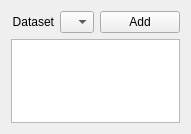
           <widget class="QWidget" name="dtst_wdg">
            <property name="geometry">
             <rect>
              <x>0</x>
              <y>0</y>
              <width>191</width>
              <height>134</height>
             </rect>
            </property>
            <attribute name="label">
             <string>Dataset - None</string>
            </attribute>
            <layout class="QGridLayout" name="gridLayout_6">
             <item row="0" column="0">
              <layout class="QGridLayout" name="dtst_grid_lyt" columnstretch="0,1,0">
               <property name="sizeConstraint">
                <enum>QLayout::SetMinimumSize</enum>
               </property>
               <item row="1" column="0" colspan="3">
                <widget class="QListWidget" name="dtst_lw"/>
               </item>
               <item row="0" column="0">
                <widget class="QLabel" name="dtst_lbl">
                 <property name="text">
                  <string>Dataset</string>
                 </property>
                 <property name="alignment">
                  <set>Qt::AlignRight|Qt::AlignTrailing|Qt::AlignVCenter</set>
                 </property>
                </widget>
               </item>
               <item row="0" column="1">
                <widget class="QComboBox" name="dtst_cb">
                 <property name="sizePolicy">
                  <sizepolicy hsizetype="Minimum" vsizetype="Fixed">
                   <horstretch>0</horstretch>
                   <verstretch>0</verstretch>
                  </sizepolicy>
                 </property>
                 <property name="sizeAdjustPolicy">
                  <enum>QComboBox::AdjustToMinimumContentsLength</enum>
                 </property>
                </widget>
               </item>
               <item row="0" column="2">
                <widget class="QPushButton" name="adddtst_btn">
                 <property name="focusPolicy">
                  <enum>Qt::NoFocus</enum>
                 </property>
                 <property name="text">
                  <string>Add</string>
                 </property>
                </widget>
               </item>
              </layout>
             </item>
            </layout>
           </widget>
